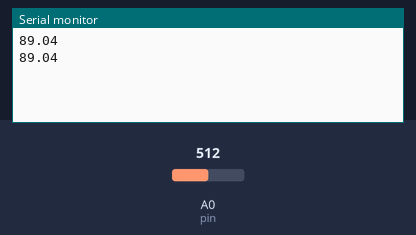
Recording of a sketch running on a simulated Arduino Uno, built with avr-gcc and run on an emulated ATmega328P. Shown: the last lines printed to the serial monitor. The test bench sets the inputs (shaded band); at power-on: A0 (pin) = 512.

Above: at 2.8 s.
2.9 s: A0 (pin) set to 716
At 5.2 s:
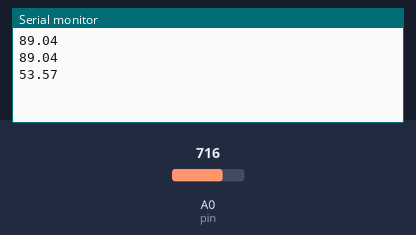
5.6 s: A0 (pin) set to 900
At 6.8 s:
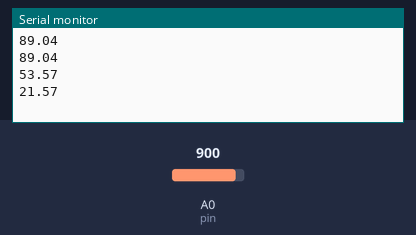
Timing chart, 0 to 8.6 s (numbered marks = the images above; inputs shaded):
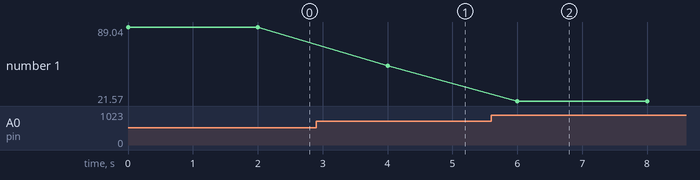

Measured:
- after the input at 2.9 s, the serial monitor: prints a new line after 1.1 s (image 1)
- after the input at 5.6 s, the serial monitor: prints a new line after 0.40 s (image 2)
- plotted number 1: 89.04 → 53.57 after the input at 2.9 s, 53.57 → 21.57 after the input at 5.6 s

The sketch:

moisture_sensor.ino
```cpp
const int pin = A0;
// int sensorValue = 0;

void setup() {
  // put your setup code here, to run once:
  pinMode(A0, INPUT);
  Serial.begin(9600);
}

void loop() {
  // put your main code here, to run repeatedly:
  float sensorValue = analogRead(A0);
  // sensorValue = 1024 - sensorValue;
  // float f = ((sensorValue - 4));
  float temp = sensorValue - 449;
  Serial.println(100 - (temp/5.75));
  delay(2000);

}

///button
///npk
///
```
